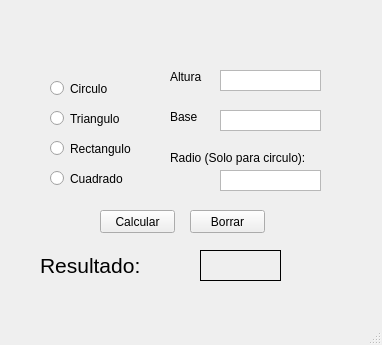
<?xml version="1.0" encoding="UTF-8"?>
<ui version="4.0">
 <class>MainWindow</class>
 <widget class="QMainWindow" name="MainWindow">
  <property name="geometry">
   <rect>
    <x>0</x>
    <y>0</y>
    <width>382</width>
    <height>345</height>
   </rect>
  </property>
  <property name="windowTitle">
   <string>MainWindow</string>
  </property>
  <widget class="QWidget" name="centralwidget">
   <widget class="QRadioButton" name="rbTriangulo">
    <property name="geometry">
     <rect>
      <x>50</x>
      <y>110</y>
      <width>82</width>
      <height>17</height>
     </rect>
    </property>
    <property name="text">
     <string>Triangulo</string>
    </property>
   </widget>
   <widget class="QRadioButton" name="rbCirculo">
    <property name="geometry">
     <rect>
      <x>50</x>
      <y>80</y>
      <width>82</width>
      <height>17</height>
     </rect>
    </property>
    <property name="text">
     <string>Circulo</string>
    </property>
   </widget>
   <widget class="QRadioButton" name="rbRectangulo">
    <property name="geometry">
     <rect>
      <x>50</x>
      <y>140</y>
      <width>82</width>
      <height>17</height>
     </rect>
    </property>
    <property name="text">
     <string>Rectangulo</string>
    </property>
   </widget>
   <widget class="QRadioButton" name="rbCuadrado">
    <property name="geometry">
     <rect>
      <x>50</x>
      <y>170</y>
      <width>82</width>
      <height>17</height>
     </rect>
    </property>
    <property name="text">
     <string>Cuadrado</string>
    </property>
   </widget>
   <widget class="QPushButton" name="btnCalcular">
    <property name="geometry">
     <rect>
      <x>100</x>
      <y>210</y>
      <width>75</width>
      <height>23</height>
     </rect>
    </property>
    <property name="text">
     <string>Calcular</string>
    </property>
   </widget>
   <widget class="QPushButton" name="btnBorrar">
    <property name="geometry">
     <rect>
      <x>190</x>
      <y>210</y>
      <width>75</width>
      <height>23</height>
     </rect>
    </property>
    <property name="text">
     <string>Borrar</string>
    </property>
   </widget>
   <widget class="QLabel" name="label">
    <property name="geometry">
     <rect>
      <x>40</x>
      <y>250</y>
      <width>111</width>
      <height>31</height>
     </rect>
    </property>
    <property name="font">
     <font>
      <pointsize>16</pointsize>
     </font>
    </property>
    <property name="text">
     <string>Resultado:</string>
    </property>
   </widget>
   <widget class="QLabel" name="lblResultado">
    <property name="geometry">
     <rect>
      <x>200</x>
      <y>250</y>
      <width>81</width>
      <height>31</height>
     </rect>
    </property>
    <property name="acceptDrops">
     <bool>false</bool>
    </property>
    <property name="frameShape">
     <enum>QFrame::Box</enum>
    </property>
    <property name="text">
     <string/>
    </property>
   </widget>
   <widget class="QTextEdit" name="txtBase">
    <property name="geometry">
     <rect>
      <x>220</x>
      <y>110</y>
      <width>101</width>
      <height>21</height>
     </rect>
    </property>
    <property name="verticalScrollBarPolicy">
     <enum>Qt::ScrollBarAlwaysOff</enum>
    </property>
    <property name="horizontalScrollBarPolicy">
     <enum>Qt::ScrollBarAlwaysOff</enum>
    </property>
   </widget>
   <widget class="QTextEdit" name="txtRadio">
    <property name="geometry">
     <rect>
      <x>220</x>
      <y>170</y>
      <width>101</width>
      <height>21</height>
     </rect>
    </property>
    <property name="verticalScrollBarPolicy">
     <enum>Qt::ScrollBarAlwaysOff</enum>
    </property>
    <property name="horizontalScrollBarPolicy">
     <enum>Qt::ScrollBarAlwaysOff</enum>
    </property>
   </widget>
   <widget class="QTextEdit" name="txtAltura">
    <property name="geometry">
     <rect>
      <x>220</x>
      <y>70</y>
      <width>101</width>
      <height>21</height>
     </rect>
    </property>
    <property name="verticalScrollBarPolicy">
     <enum>Qt::ScrollBarAlwaysOff</enum>
    </property>
    <property name="horizontalScrollBarPolicy">
     <enum>Qt::ScrollBarAlwaysOff</enum>
    </property>
   </widget>
   <widget class="QLabel" name="label_2">
    <property name="geometry">
     <rect>
      <x>170</x>
      <y>70</y>
      <width>47</width>
      <height>13</height>
     </rect>
    </property>
    <property name="text">
     <string>Altura</string>
    </property>
   </widget>
   <widget class="QLabel" name="label_3">
    <property name="geometry">
     <rect>
      <x>170</x>
      <y>110</y>
      <width>47</width>
      <height>13</height>
     </rect>
    </property>
    <property name="text">
     <string>Base</string>
    </property>
   </widget>
   <widget class="QLabel" name="label_4">
    <property name="geometry">
     <rect>
      <x>170</x>
      <y>150</y>
      <width>151</width>
      <height>16</height>
     </rect>
    </property>
    <property name="text">
     <string>Radio (Solo para circulo):</string>
    </property>
   </widget>
  </widget>
  <widget class="QMenuBar" name="menubar">
   <property name="geometry">
    <rect>
     <x>0</x>
     <y>0</y>
     <width>382</width>
     <height>21</height>
    </rect>
   </property>
  </widget>
  <widget class="QStatusBar" name="statusbar"/>
 </widget>
 <resources/>
 <connections/>
</ui>
